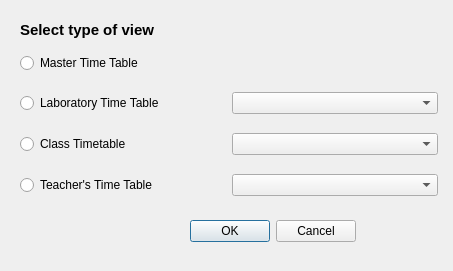
<?xml version="1.0" encoding="UTF-8"?>
<ui version="4.0">
 <class>choose_view</class>
 <widget class="QDialog" name="choose_view">
  <property name="geometry">
   <rect>
    <x>0</x>
    <y>0</y>
    <width>453</width>
    <height>271</height>
   </rect>
  </property>
  <property name="minimumSize">
   <size>
    <width>0</width>
    <height>0</height>
   </size>
  </property>
  <property name="maximumSize">
   <size>
    <width>4000</width>
    <height>3000</height>
   </size>
  </property>
  <property name="windowTitle">
   <string>Select View</string>
  </property>
  <widget class="QLabel" name="label">
   <property name="geometry">
    <rect>
     <x>20</x>
     <y>10</y>
     <width>241</width>
     <height>41</height>
    </rect>
   </property>
   <property name="text">
    <string>&lt;html&gt;&lt;head/&gt;&lt;body&gt;&lt;p&gt;&lt;span style=&quot; font-size:11pt; font-weight:600;&quot;&gt;Select type of view&lt;/span&gt;&lt;/p&gt;&lt;/body&gt;&lt;/html&gt;</string>
   </property>
  </widget>
  <widget class="QDialogButtonBox" name="buttonBox">
   <property name="geometry">
    <rect>
     <x>190</x>
     <y>220</y>
     <width>166</width>
     <height>23</height>
    </rect>
   </property>
   <property name="standardButtons">
    <set>QDialogButtonBox::Cancel|QDialogButtonBox::Ok</set>
   </property>
  </widget>
  <widget class="QWidget" name="">
   <property name="geometry">
    <rect>
     <x>20</x>
     <y>40</y>
     <width>418</width>
     <height>171</height>
    </rect>
   </property>
   <layout class="QVBoxLayout" name="verticalLayout">
    <item>
     <widget class="QRadioButton" name="radioButton_view_master">
      <property name="text">
       <string>Master Time Table</string>
      </property>
     </widget>
    </item>
    <item>
     <layout class="QHBoxLayout" name="horizontalLayout">
      <item>
       <widget class="QRadioButton" name="radioButton_view_lab">
        <property name="text">
         <string>Laboratory Time Table</string>
        </property>
       </widget>
      </item>
      <item>
       <widget class="QComboBox" name="comboBox_lab">
        <property name="enabled">
         <bool>true</bool>
        </property>
       </widget>
      </item>
     </layout>
    </item>
    <item>
     <layout class="QHBoxLayout" name="horizontalLayout_2">
      <item>
       <widget class="QRadioButton" name="radioButton_view_class">
        <property name="text">
         <string>Class Timetable</string>
        </property>
       </widget>
      </item>
      <item>
       <widget class="QComboBox" name="comboBox_class"/>
      </item>
     </layout>
    </item>
    <item>
     <layout class="QHBoxLayout" name="horizontalLayout_3">
      <item>
       <widget class="QRadioButton" name="radioButton_view_teacher">
        <property name="text">
         <string>Teacher's Time Table</string>
        </property>
       </widget>
      </item>
      <item>
       <widget class="QComboBox" name="comboBox_teacher">
        <property name="sizePolicy">
         <sizepolicy hsizetype="Preferred" vsizetype="Fixed">
          <horstretch>0</horstretch>
          <verstretch>0</verstretch>
         </sizepolicy>
        </property>
       </widget>
      </item>
     </layout>
    </item>
   </layout>
  </widget>
 </widget>
 <resources/>
 <connections/>
</ui>
